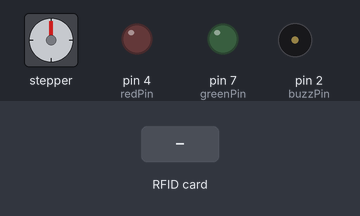
A sketch run on a simulated Arduino Uno, built with avr-gcc and run on an emulated ATmega328P. On the bench: stepper motor, output pins drawn as LEDs (lit = HIGH), buzzer (waves = sounding, pin HIGH). Dashed ring = blinking. The test bench sets the inputs (shaded band). Stepper angles assume 2048 steps per turn; pins used as bus, display or sensor lines are not drawn; what the sketch prints to the serial monitor is not drawn.

Above: at 1.2 s.
1.3 s: RFID card 17 86 0F 3C held to the reader
At 1.4 s:
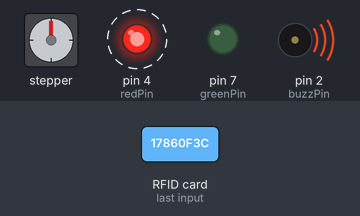
4.3 s: RFID card 5B 10 63 1B held to the reader
At 7.1 s:
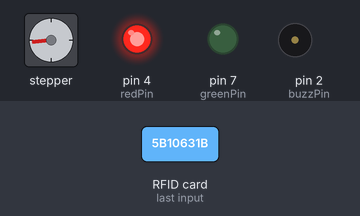
7.3 s: RFID card 5E 7A 19 C4 held to the reader
At 8.6 s:
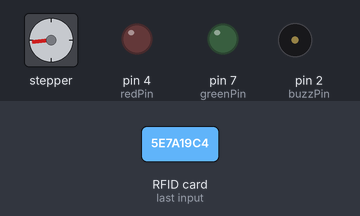
10.3 s: RFID card 17 86 0F 3C held to the reader
At 16.1 s:
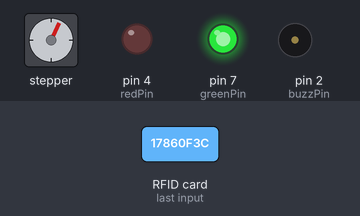
16.3 s: RFID card 5B 10 63 1B held to the reader
At 19.1 s:
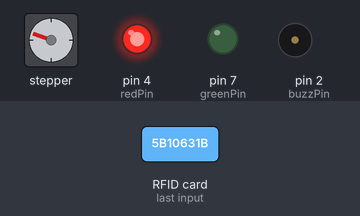
19.3 s: RFID card 5E 7A 19 C4 held to the reader
At 21.0 s:
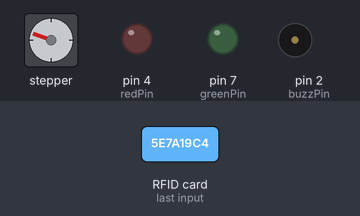
Timing chart, 0 to 22.5 s (numbered marks = the images above; inputs shaded):
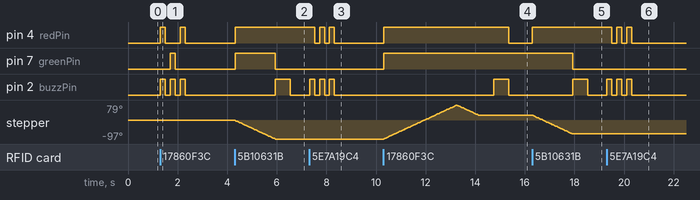

Measured:
- after the input at 1.3 s, pin 4 (redPin): alternates HIGH for 0.20 s and LOW for 0.60 s, 4 changes in all, then stays LOW, starting at once; pin 7 (greenPin): LOW → HIGH after 0.41 s, → LOW 0.20 s later; pin 2 (buzzPin): alternates HIGH for 0.20 s and LOW for 0.20 s, 6 changes in all, then stays LOW, starting at once
- after the input at 4.3 s, pin 4 (redPin): LOW → HIGH at once; pin 7 (greenPin): LOW → HIGH at once, → LOW 1.6 s later; pin 2 (buzzPin): LOW → HIGH after 1.6 s, → LOW 0.60 s later; stepper: turns 97° counter-clockwise in 1.6 s, starting at once
- after the input at 7.3 s, pin 4 (redPin): alternates HIGH for 0.20 s and LOW for 0.20 s, 5 changes in all, then stays LOW, starting after 0.22 s; pin 2 (buzzPin): alternates HIGH for 0.20 s and LOW for 0.20 s, 6 changes in all, then stays LOW, starting at once
- after the input at 10.3 s, pin 4 (redPin): LOW → HIGH at once, → LOW 5.0 s later; pin 7 (greenPin): LOW → HIGH at once; pin 2 (buzzPin): LOW → HIGH after 4.5 s, → LOW 0.60 s later; stepper: turns 176° clockwise in 2.9 s, then 53° counter-clockwise in 0.85 s
- after the input at 16.3 s, pin 4 (redPin): LOW → HIGH at once; pin 7 (greenPin): HIGH → LOW after 1.6 s; pin 2 (buzzPin): LOW → HIGH after 1.6 s, → LOW 0.60 s later; stepper: turns 97° counter-clockwise in 1.6 s, starting at once
- after the input at 19.3 s, pin 4 (redPin): alternates HIGH for 0.20 s and LOW for 0.20 s, 5 changes in all, then stays LOW, starting after 0.21 s; pin 2 (buzzPin): alternates HIGH for 0.20 s and LOW for 0.20 s, 6 changes in all, then stays LOW, starting at once

The sketch:

RFIDCode.ino.ino
```cpp
#include <SPI.h>
#include <MFRC522.h>
#include <Stepper.h>

int buzzPin = 2;
int greenPin = 7;
int redPin = 4;
int delayT = 200;
int delayT1 = 600;
int stepsPerRevolution = 2048;
int motSpeed = 10;
int count = 0;
int ForceOpen = 0;

#define SS_PIN 10
#define RST_PIN 9
MFRC522 mfrc522(SS_PIN, RST_PIN);   // Create MFRC522 instance.
Stepper myStepper(stepsPerRevolution,8,5,3,6);
void setup()
{
  myStepper.setSpeed(motSpeed);
  pinMode(greenPin,OUTPUT);
  pinMode(redPin,OUTPUT);
  pinMode(buzzPin,OUTPUT);
  Serial.begin(9600);   // Initiate a serial communication
  SPI.begin();      // Initiate  SPI bus
  mfrc522.PCD_Init();   // Initiate MFRC522
//  Serial.println("Approximate your card to the reader...");
  Serial.println();
 //myStepper.step(-500);


 // myStepper.step(50);
}
void loop()
{

  // Look for new cards
  if ( ! mfrc522.PICC_IsNewCardPresent())
  {
    return;
  }
  // Select one of the cards
  if ( ! mfrc522.PICC_ReadCardSerial())
  {
    return;
  }
  //Show UID on serial monitor
  Serial.print("UID tag :");
  String content= "";
  byte letter;
  for (byte i = 0; i < mfrc522.uid.size; i++)
  {
     Serial.print(mfrc522.uid.uidByte[i] < 0x10 ? " 0" : " ");
     Serial.print(mfrc522.uid.uidByte[i], HEX);
     content.concat(String(mfrc522.uid.uidByte[i] < 0x10 ? " 0" : " "));
     content.concat(String(mfrc522.uid.uidByte[i], HEX));
  }
  Serial.println();
  Serial.print("Message : ");
  content.toUpperCase();

  if (content.substring(1) == "17 86 0F 3C" && count%2 == 1) //change here the UID of the card/cards that you want to give access
  {
    Serial.println("Samson's Card Authorized access");
    Serial.println();
    digitalWrite(greenPin,HIGH);
    digitalWrite(redPin,HIGH);
    myStepper.step(1000);
    myStepper.step(-300);
    delay(delayT1);
    digitalWrite(buzzPin,HIGH);
    delay(delayT1);
    digitalWrite(greenPin,HIGH);
    digitalWrite(redPin,LOW);
    digitalWrite(buzzPin,LOW);
    count++;


  }
  else if(content.substring(1) == "5B 10 63 1B" && count%2 == 0){
      digitalWrite(greenPin,HIGH);
      digitalWrite(redPin,HIGH);
      myStepper.step(-550);
      digitalWrite(greenPin,LOW);
      digitalWrite(buzzPin,HIGH);
      delay(delayT1);
      digitalWrite(buzzPin,LOW);
      count++;
  }


  else if(content.substring(1) == "17 86 0F 3C"){
    ForceOpen++;
    digitalWrite(redPin,HIGH);
    digitalWrite(buzzPin,HIGH);
    delay(delayT);
    digitalWrite(redPin,LOW);
    digitalWrite(buzzPin,LOW);
    delay(delayT);
    digitalWrite(greenPin,HIGH);
    digitalWrite(buzzPin,HIGH);
    delay(delayT);
    digitalWrite(greenPin,LOW);
    digitalWrite(buzzPin,LOW);
    delay(delayT);
    digitalWrite(redPin,HIGH);
    digitalWrite(buzzPin,HIGH);
    delay(delayT);
    digitalWrite(redPin,LOW);
    digitalWrite(buzzPin,LOW);
    delay(delayT);
    if(ForceOpen == 4){
        myStepper.step(2048);
      }
      if(ForceOpen == 5){
        myStepper.step(-2048);
        ForceOpen = 0;
      }
  }

  else
  {
     Serial.println("Access denied");
    Serial.println();
    digitalWrite(redPin,HIGH);
    digitalWrite(buzzPin,HIGH);
    delay(delayT);
    digitalWrite(redPin,LOW);
    digitalWrite(buzzPin,LOW);
    delay(delayT);
    digitalWrite(redPin,HIGH);
    digitalWrite(buzzPin,HIGH);
    delay(delayT);
    digitalWrite(redPin,LOW);
    digitalWrite(buzzPin,LOW);
    delay(delayT);
    digitalWrite(redPin,HIGH);
    digitalWrite(buzzPin,HIGH);
    delay(delayT);
    digitalWrite(redPin,LOW);
    digitalWrite(buzzPin,LOW);

    //delay(3000);

  }


}
```
